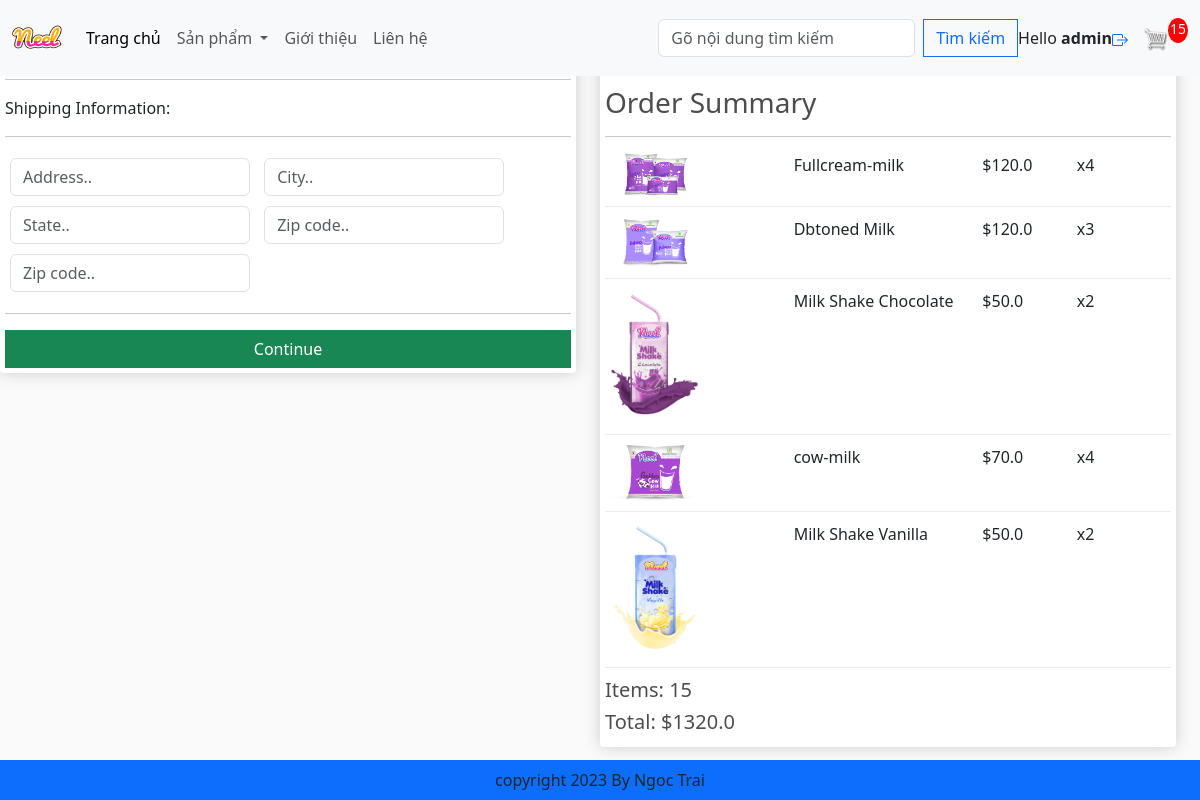
The app's page /chechout/ (signed in) with its own data.
### app/models.py (models this page shows, shortened)
class OrderItem(models.Model):
    product = models.ForeignKey(Product, on_delete=models.SET_NULL, blank=True, null=True)
    order = models.ForeignKey(Order, on_delete=models.SET_NULL, blank=True, null=True)
    quantily = models.IntegerField(default=0, null=True, blank=True)
    date_added = models.DateTimeField(auto_now_add=True)
    @property
    def get_total(self):
        total = self.product.price * self.quantily
        return total

class Product(models.Model):
    category = models.ManyToManyField(Category, related_name= 'products')
    name = models.CharField(max_length=200, null=True)
    price = models.FloatField()
    digital = models.BooleanField(default= False, null=True, blank=True)
    image = models.ImageField(null=True, blank=True)
    @property
    def ImageURL(self):
        try:
            url = self.image.url
        except:
            url = ''
        return url

class Order(models.Model):
    customer = models.ForeignKey(User, on_delete=models.SET_NULL, blank=True, null=True)
    date_order = models.DateTimeField(auto_now_add=True)
    complete = models.BooleanField(default= False, null=True, blank=True)
    transaction_id = models.CharField(max_length=200, null=True)
    @property
    def get_cart_items(self):
        orderitem = self.orderitem_set.all()
        total = sum([item.quantily for item in orderitem])
        return total
    @property
    def get_cart_total(self):
        orderitem = self.orderitem_set.all()
        total = sum([item.get_total for item in orderitem])
        return total

### app/views.py (the view)
# urls.py: path('chechout/', views.checkout, name= 'checkout'),
def checkout(request):
    if request.user.is_authenticated:
        customer = request.user
        order, create = Order.objects.get_or_create(customer= customer, complete= False)
        items = order.orderitem_set.all()
        cartitems = order.get_cart_items
    else:
        items = []
        order = {'get_cart_items': 0, 'get_cart_total': 0}
        cartitems = order['get_cart_items']
    categorys = Category.objects.all()
    context = {'items': items, 'order': order, 'cartitems': cartitems, 'categorys': categorys}
    return render(request, 'app/checkout.html', context)

### app/Templates/app/checkout.html (shortened to what this page needs)
{% extends 'app/base.html' %}
{% load static %}
{% block content_checkout %}
     <div class="row" style='width: 100%'>
		<div class="col-lg-6">
			<div class="box-element" id="form-wrapper">
				<form id="form">
					<div id="user-info">
						<div class="form-field">
						</div>
						<div class="form-field">
						</div>
					</div>
					<div id="shipping-info">
						<hr>
						<p>Shipping Information:</p>
						<hr>
						<div class="form-field">
							<input class="form-control" type="text" name="address" placeholder="Address..">
						</div>
						<div class="form-field">
							<input class="form-control" type="text" name="city" placeholder="City..">
						</div>
						<div class="form-field">
							<input class="form-control" type="text" name="state" placeholder="State..">
						</div>
						<div class="form-field">
							<input class="form-control" type="text" name="zipcode" placeholder="Zip code..">
						</div>
						<div class="form-field">
							<input class="form-control" type="text" name="country" placeholder="Zip code..">
						</div>
					</div>
					<hr>
					<input id="form-button" class="btn btn-success btn-block" type="submit" value="Continue">
				</form>
			</div>
			<br>
		</div>
		<div class="col-lg-6">
			<div class="box-element">
				<a  class="btn btn-outline-dark" href="{% url 'cart' %}">&#x2190; Back to Cart</a>
				<h3>Order Summary</h3>
				<hr>
                {% for item in items %}
				<div class="cart-row">
					<div style="flex:2"><img class="row-image" src="{{item.product.ImageURL}}"></div>
					<div style="flex:2"><p>{{item.product.name}}</p></div>
					<div style="flex:1"><p>${{item.product.price}}</p></div>
					<div style="flex:1"><p>x{{item.quantily}}</p></div>
				</div>
                {% endfor %}
				<h5>Items:   {{order.get_cart_items}}</h5>
				<h5>Total:   ${{order.get_cart_total}}</h5>
			</div>
		</div>
	</div>
{% endblock content_checkout %}

### app/Templates/app/base.html (shortened to what this page needs)
{% load static %}
<!DOCTYPE html>
<html>
    <head>
        <link rel="stylesheet" href="https://cdn.jsdelivr.net/npm/bootstrap@5.3.0/dist/css/bootstrap.min.css">
        <link rel="stylesheet" href="https://maxcdn.bootstrapcdn.com/bootstrap/4.0.0/css/bootstrap.min.css">
        <link rel="stylesheet" href="https://cdn.jsdelivr.net/npm/bootstrap@5.3.0/dist/css/bootstrap.min.css" rel="stylesheet">
        <link rel="stylesheet" href="{%static 'app/css/style.css' %}">
        <link rel="stylesheet" href="{%static 'app/css/all.min.css' %}">
        <link rel="stylesheet" href="{%static 'app/css/owl.carousel.min.css' %}">
        <link rel="stylesheet" href="{%static 'app/css/main.css' %}">
        <link rel="stylesheet" href="">
    </head>
    <body>
        <nav class="navbar navbar-expand-lg bg-body-tertiary fixed-top">
            <div class="container-fluid">
              <a class="navbar-brand" href="{%url 'home'%}"><img src="{%static 'app/images/Neel.png' %}" width="50" height="50"></a>
              <div class="collapse navbar-collapse" id="navbarSupportedContent">
                <ul class="navbar-nav me-auto mb-2 mb-lg-0">
                  <li class="nav-item">
                    <a class="nav-link active" aria-current="page" href="{%url 'home'%}">Trang chủ</a>
                  </li>
                  <li class="nav-item dropdown">
                    <a class="nav-link dropdown-toggle" href="#" role="button" data-bs-toggle="dropdown" aria-expanded="false">
                      Sản phẩm
                    </a>
                  </li>
                  <li class="nav-item">
                    <a class="nav-link" href="#">Giới thiệu</a>
                  </li>
                  <li class="nav-item">
                    <a class="nav-link" href="#">Liên hệ</a>
                  </li>
                </ul>
                <form class="d-flex" role="search" method="POST" action= "{% url 'search' %}">
                  <input class="form-control me-2" type="search" placeholder="Gõ nội dung tìm kiếm" aria-label="Search" name="search">
                  <button class="btn btn-outline-primary" type="submit">Tìm kiếm</button>
                </form>
              </div>
              <ul class="navbar-nav me-auto mb-2 mb-lg-0">
                <div class="form-inline my-2 my-lg-0"id="log-infor">
                  <span class="nav-item">
                    Hello <b>{{request.user}}</b>
                  </span>
                  <span class="nav-item">
                    <a href="{%url 'logout'%}">
                    </a>
                  </span>
                </div>
              </ul>
              <div class="form-inline my-2 my-lg-0">
                <a href="{%url 'cart'%}"> <img id="cart-icon" src="{%static 'images/cart.png'%}" alt=""></a>
                <p id="cart-total">{{cartitems}}</p>
              </div>
            </div>
          </nav>
          {% block content_checkout %}{% endblock content_checkout %}
          <footer class='container--fluid bg-primary text-center fixed-bottom p-2 mt-5'>
            copyright 2023 By Ngoc Trai
          </footer>
    </body>
</html>

### app/static/app/css/main.css (style rules this page uses)
body { background-color: hsl(0, 0%, 98%); }
h1,h2,h3,h4,h5,h6 { color:hsl(0, 0%, 30%); }
.box-element { box-shadow:hsl(0, 0%, 80%) 0 0 16px; background-color: #fff; border-radius: 4px; padding: 5px; }
#cart-icon { width:25px; display: inline-block; margin-left: 15px; }
#cart-total { display: block; text-align: center; color:#fff; background-color: red; width: 20px; height: 25px; border-radius: 50%; font-size: 14px; }
.col-lg-3, .col-lg-4, .col-lg-6, .col-lg-8, .col-lg-12 { margin-top: 10px; }
.btn { border-radius: 0; }
.row-image { width: 100px; }
.form-field { width:250px; display: inline-block; padding: 5px; }
.cart-row { display: flex; align-items: flex-stretch; padding-bottom: 10px; margin-bottom: 10px; border-bottom: 1px solid #ececec; }

### records on screen
OrderItem: product.ImageURL (picture), product.name "Fullcream-milk", product.price "120.0", quantily "4"
OrderItem: product.ImageURL (picture), product.name "Dbtoned Milk", product.price "120.0", quantily "3"
OrderItem: product.ImageURL (picture), product.name "Milk Shake Chocolate", product.price "50.0", quantily "2"
OrderItem: product.ImageURL (picture), product.name "cow-milk", product.price "70.0", quantily "4"
OrderItem: product.ImageURL (picture), product.name "Milk Shake Vanilla", product.price "50.0", quantily "2"
Order: get_cart_items "15", get_cart_total "1320.0"

### other values on screen
{{ request.user }} "admin"
{{ cartitems }} "15"
